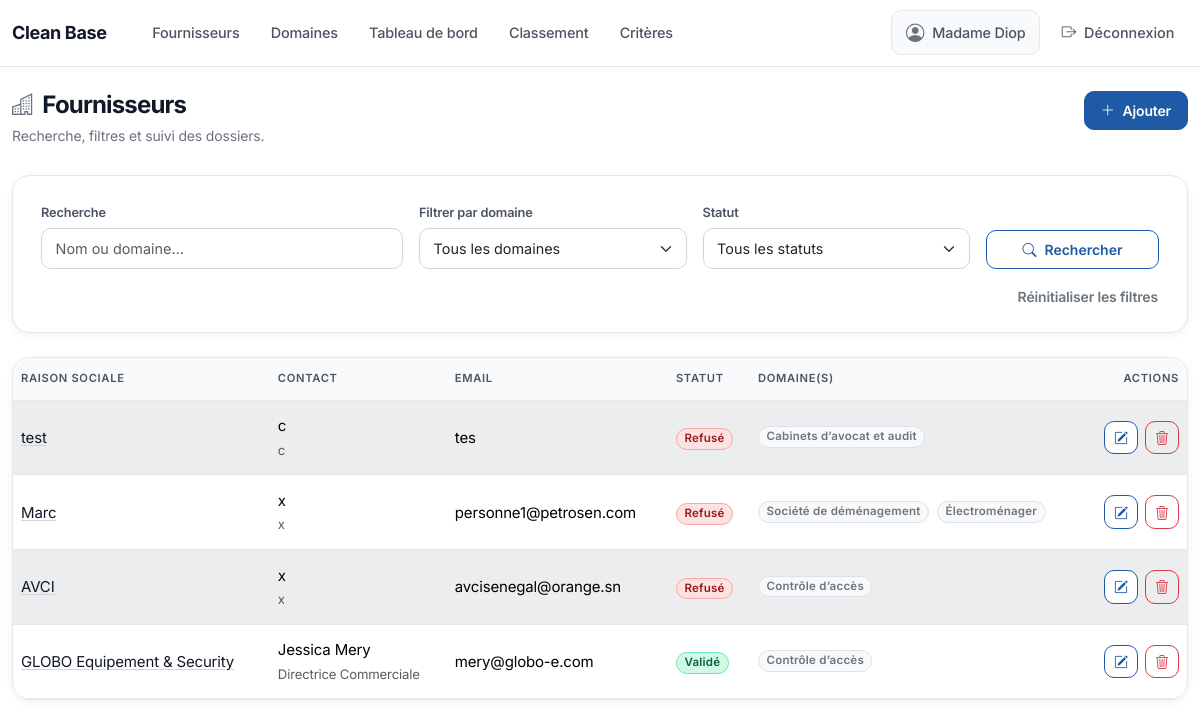
The app's page /fournisseurs/ (signed in), older data.
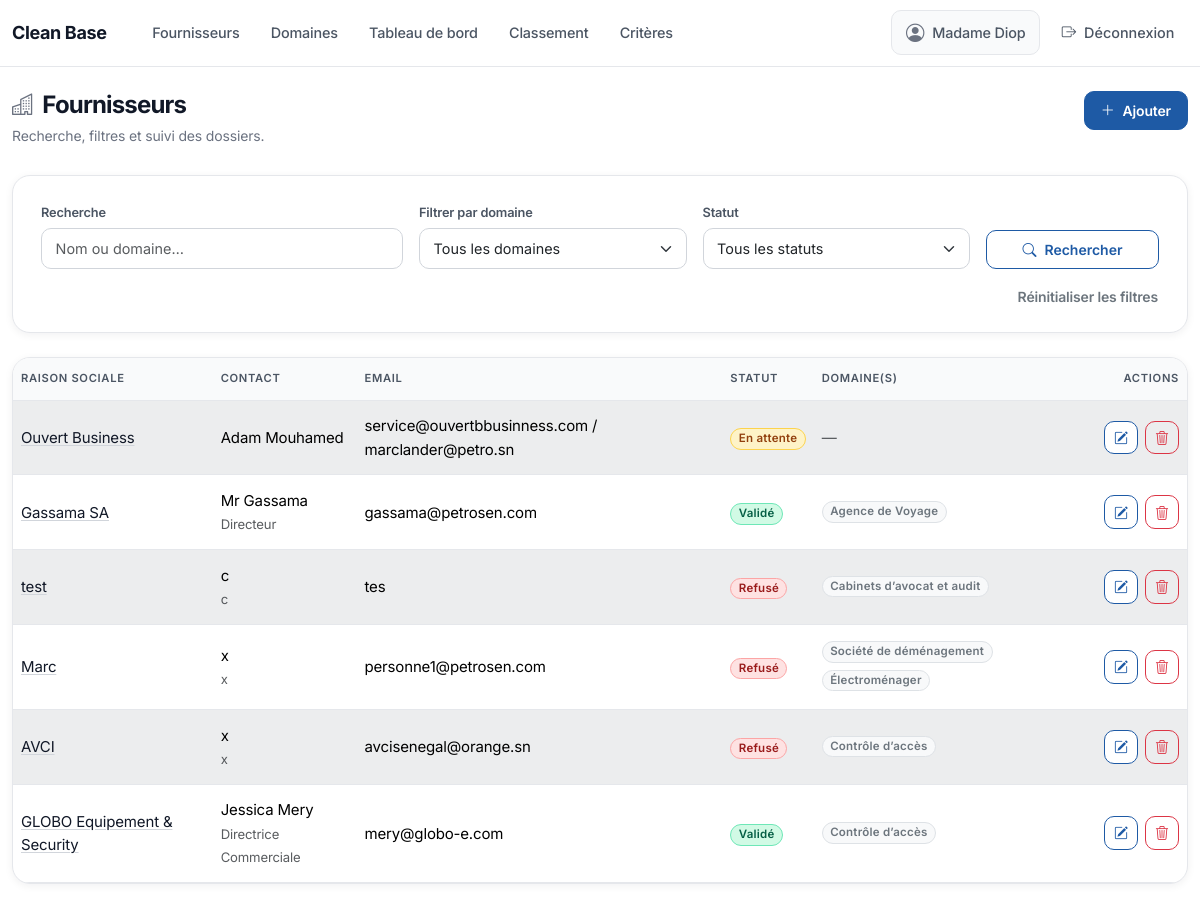
The same page, newer data.
### fournisseurs/models.py (models this page shows, shortened)
class Fournisseur(models.Model):
    class Statut(models.TextChoices):
        EN_ATTENTE = "en_attente", "En attente"
        VALIDE = "valide", "Validé"
        REFUSE = "refuse", "Refusé"
    raison_sociale = models.CharField(max_length=255, db_index=True)
    domaines = models.ManyToManyField(DomaineActivite, related_name="fournisseurs", blank=True)
    created_by = models.ForeignKey(
        "auth.User",
        null=True,
        blank=True,
        on_delete=models.SET_NULL,
        related_name="fournisseurs_crees",
    )
    contact = models.CharField(max_length=255, blank=True)
    fonction = models.CharField(max_length=255, blank=True)
    telephone = models.CharField(max_length=50, blank=True)
    adresse = models.TextField(blank=True)
    email = models.CharField(max_length=254, blank=True, db_index=True)
    modalites_paiement = models.CharField(max_length=255, blank=True)
    ninea = models.CharField(max_length=100, blank=True)
    rc = models.CharField(max_length=100, blank=True)
    demande_agrement = models.FileField(upload_to="agrements/", blank=True, null=True)
    statut = models.CharField(max_length=20, choices=Statut.choices, default=Statut.EN_ATTENTE, db_index=True)
    date_creation = models.DateTimeField(auto_now_add=True)
    class Meta:
        verbose_name = "Fournisseur"
        verbose_name_plural = "Fournisseurs"
        ordering = ["-date_creation"]
        indexes = [
            models.Index(fields=["raison_sociale"]),
            models.Index(fields=["statut"]),
            models.Index(fields=["email"]),
        ]

class DomaineActivite(models.Model):
    nom = models.CharField(max_length=150, unique=True)
    created_by = models.ForeignKey(
        "auth.User",
        null=True,
        blank=True,
        on_delete=models.SET_NULL,
        related_name="domaines_crees",
    )
    class Meta:
        verbose_name = "Domaine d’activité"
        verbose_name_plural = "Domaines d’activités"
        ordering = ["nom"]

### fournisseurs/views.py (the view)
# urls.py: path("fournisseurs/", FournisseurListView.as_view(), name="fournisseurs_list"),
class FournisseurListView(LoginRequiredMixin, ListView):
    model = Fournisseur
    template_name = "fournisseurs/fournisseurs_list.html"
    context_object_name = "fournisseurs"
    paginate_by = 20
    def get_queryset(self):
        qs = (
            Fournisseur.objects.select_related("created_by")
            .prefetch_related("domaines")
            .order_by("-date_creation")
        )
        query = (self.request.GET.get("q") or "").strip()
        domaine_id = (self.request.GET.get("domaine") or "").strip()
        statut = (self.request.GET.get("statut") or "").strip()
        doc = (self.request.GET.get("doc") or "").strip()
        incomplet = (self.request.GET.get("incomplet") or "").strip()
        if query:
            qs = qs.filter(
                Q(raison_sociale__icontains=query) | Q(domaines__nom__icontains=query)
            )
        if domaine_id:
            qs = qs.filter(domaines__id=domaine_id)
        if statut in (
            Fournisseur.Statut.EN_ATTENTE,
            Fournisseur.Statut.VALIDE,
            Fournisseur.Statut.REFUSE,
        ):
            qs = qs.filter(statut=statut)
        if doc == "1":
            qs = qs.exclude(
                Q(demande_agrement__isnull=True) | Q(demande_agrement="")
            )
        if incomplet == "1":
            qs = (
                qs.annotate(ndomaines=Count("domaines", distinct=True))
                .annotate(filled_sum=_fournisseur_filled_sum_expr())
                .filter(filled_sum__lt=TOTAL_COMPLETION_FIELDS)
            )
        need_distinct = bool(query or domaine_id)
        return qs.distinct() if need_distinct else qs
    def get_context_data(self, **kwargs):
        context = super().get_context_data(**kwargs)
        context["q"] = (self.request.GET.get("q") or "").strip()
        context["domaine_id"] = (self.request.GET.get("domaine") or "").strip()
        context["statut"] = (self.request.GET.get("statut") or "").strip()
        context["doc"] = (self.request.GET.get("doc") or "").strip()
        context["incomplet"] = (self.request.GET.get("incomplet") or "").strip()
        context["domaines"] = DomaineActivite.objects.all().order_by("nom")
        query_params = self.request.GET.copy()
        query_params.pop("page", None)
        context["query_string"] = query_params.urlencode()
        return context

### fournisseurs/templates/fournisseurs/fournisseurs_list.html (shortened to what the changed rows need)
{% extends "base.html" %}
{% block content %}
  <header class="saas-page-header">
    <div>
      <h1 class="saas-page-title">
        <i class="bi bi-buildings" aria-hidden="true"></i>
        <span>Fournisseurs</span>
      </h1>
    </div>
  </header>
  <div class="card table-card">
    <div class="table-responsive">
      <table class="table table-striped table-hover align-middle">
        <thead>
          <tr>
            <th>Raison sociale</th>
            <th>Contact</th>
            <th>Email</th>
            <th>Statut</th>
            <th>Domaine(s)</th>
            <th class="text-end actions-cell">Actions</th>
          </tr>
        </thead>
        <tbody>
          {% for fournisseur in fournisseurs %}
            <tr>
              <td>
                <a href="{% url 'fournisseurs:fournisseur_detail' fournisseur.pk %}">
                  {{ fournisseur.raison_sociale }}
                </a>
              </td>
              <td>
                {{ fournisseur.contact }}<br />
                <small class="text-muted">{{ fournisseur.fonction }}</small>
              </td>
              <td>{{ fournisseur.email }}</td>
              <td>
                {% if fournisseur.statut == 'en_attente' %}
                  <span class="badge rounded-pill badge-statut-en_attente">En attente</span>
                {% elif fournisseur.statut == 'valide' %}
                  <span class="badge rounded-pill badge-statut-valide">Validé</span>
                {% else %}
                  <span class="badge rounded-pill badge-statut-refuse">Refusé</span>
                {% endif %}
              </td>
              <td>
                {% for d in fournisseur.domaines.all %}
                  <span class="badge rounded-pill bg-light text-secondary border me-1 mb-1">{{ d.nom }}</span>
                {% empty %}
                  <span class="text-muted">—</span>
                {% endfor %}
              </td>
              <td class="text-end actions-cell">
                <div class="actions-group">
                  <a class="btn btn-sm btn-outline-primary btn-icon" href="{% url 'fournisseurs:fournisseur_update' fournisseur.pk %}" aria-label="Modifier" title="Modifier">
                    <i class="bi bi-pencil-square"></i>
                  </a>
                  <a class="btn btn-sm btn-outline-danger btn-icon" href="{% url 'fournisseurs:fournisseur_delete' fournisseur.pk %}" aria-label="Supprimer" title="Supprimer">
                    <i class="bi bi-trash3"></i>
                  </a>
                </div>
              </td>
            </tr>
          {% empty %}
            <tr>
              <td colspan="6" class="text-center text-muted">Aucun fournisseur</td>
            </tr>
          {% endfor %}
        </tbody>
      </table>
    </div>
  </div>
{% endblock %}

Row changes from the older to the newer data that the page shows:
added Fournisseur: raison_sociale "Ouvert Business", contact "Adam Mouhamed", email "service@ouvertbbusinness.com / marclander@petro.sn", statut "En attente"
added Fournisseur: raison_sociale "Gassama SA", contact "Mr Gassama", fonction "Directeur", email "gassama@petrosen.com", statut "Validé"
now on this page (row unchanged): DomaineActivite: nom "Agence de Voyage", shown under "Gassama SA"
